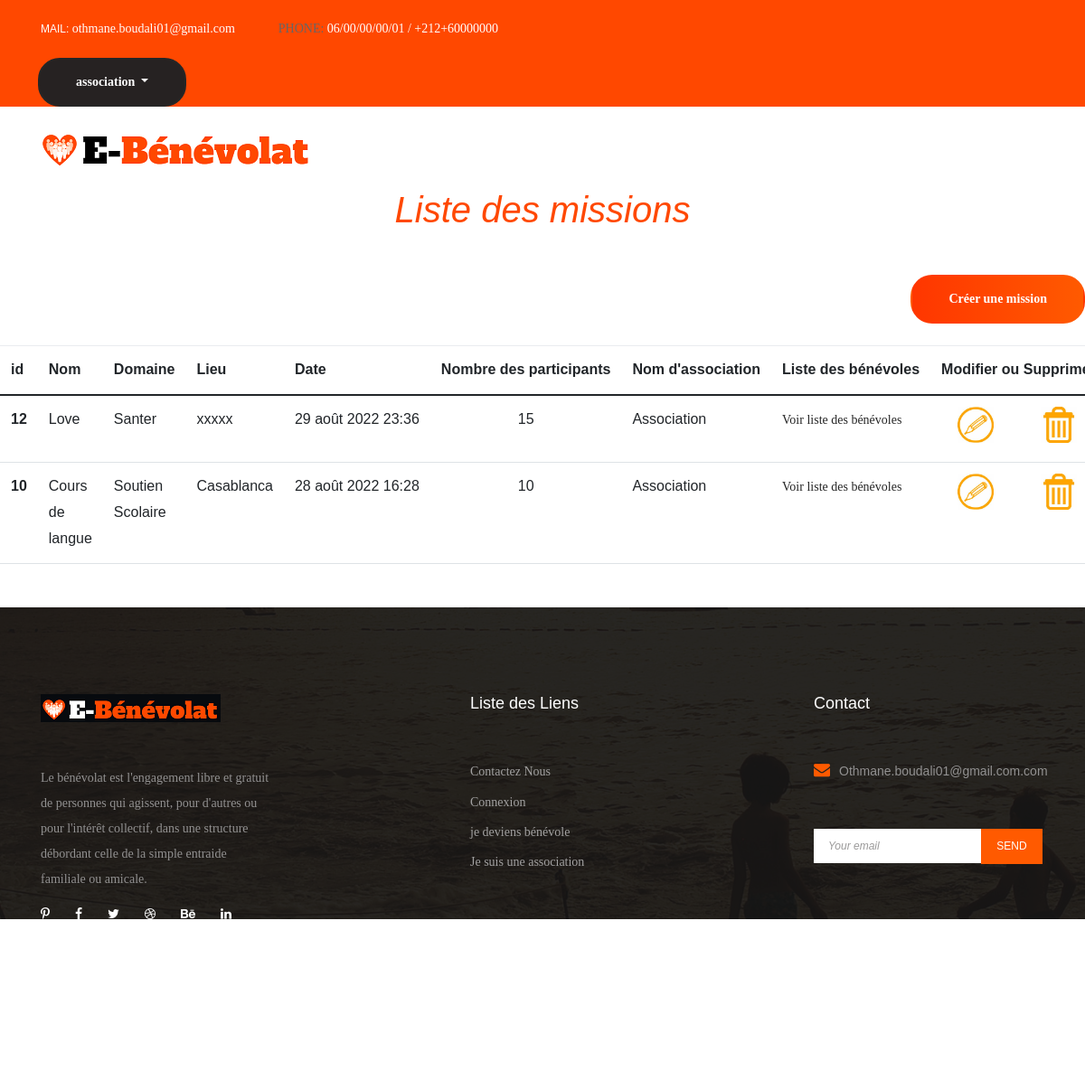
The page /association/ (signed in) on the database its author committed.
### users/models.py (models this page shows, shortened)
class  User(AbstractUser):
    est_association = models.BooleanField(default=False)
    est_benevolat = models.BooleanField(default=False)
    username = models.CharField(max_length=30,unique=True)
    email = models.EmailField()
    password1 = models.CharField(max_length=20,null=True)
    password2 = models.CharField(max_length=20,null=True)

class ProfileAssociation(models.Model):
    nbr_bureau = [
        ('- Choisir une valeur -', '- Choisir une valeur -'),
        ('de 0 a 5', 'de 0 a 5'),
        ('de 5 a 10', 'de 5 a 10'),
        ('de 10 a plus', 'de 10 a plus'),
    ]
    nbr_beneficier = [
        ('- Choisir une valeur -', '- Choisir une valeur -'),
        ('0 a 50', '0 a 50'),
        ('50 a  plus', '50 a  plus'),
    ]
    activiter_prefere = (
        ('Sport', 'Sport'),
        ('Santer', 'Santer'),
        ('Education', 'Education'),
        ('Enseignement', 'Enseignement'),
        ('Entreprenariat', 'Entreprenariat'),
        ('Protection de lenvironnement', 'Protection de lenvironnement'),
        ('Handicap', 'Handicap'),
        ('Droits de la femme', 'Droits de la femme'),
        ('Autres Domaine', 'Autres Domaine'),
        )
    logo = models.ImageField( upload_to='uploads/images',null=True,blank=True)
    user = models.OneToOneField(User,related_name="association",on_delete = models.CASCADE, primary_key = True)
    nom_association = models.CharField(max_length=50)
    nom_complet = models.CharField(max_length=50)
    telephone = models.CharField(max_length=20,null=True, blank=False)
    description = models.TextField(max_length=200,null=True)
    adresse = models.TextField(max_length=100,null=True,blank=True)
    ville = models.CharField(max_length=30,null=True, blank=False)
    nbr_membre_bureau = models.CharField(
        max_length=25, choices=nbr_bureau, default='- Choisir une valeur -')
    nbr_beneficiere = models.CharField(
        max_length=25, choices=nbr_beneficier, default='- Choisir une valeur -')
    siteweb = models.CharField(max_length=40,null=True)
    activiter_prefere  = models.CharField(max_length=100, choices=activiter_prefere)
    accepter_par_admin = models.BooleanField(default=False)

### association/models.py (models this page shows, shortened)
class Mission(models.Model):
        domaine_prefere = (
        ('Sport', 'Sport'),
        ('Santer', 'Santer'),
        ('Soutien Scolaire', 'Soutien Scolaire'),
        ('Aides Sociales', 'Aides Sociales'),
        ('Entreprenariat', 'Entreprenariat'),
        ('Informatique', 'Informatique'),
        ('Animation', 'Animation'),
        )
        nom=models.CharField(max_length=50,null=False,blank=False)
        description=models.CharField(max_length=150,null=False,blank=False)
        date_publier=models.DateTimeField()
        date_modification=models.DateTimeField(auto_now=True)
        date_fin=models.DateTimeField(default=timezone.now)
        domaine=models.CharField(max_length=20, choices=domaine_prefere)
        lieu=models.CharField(max_length=50,null=False,blank=False)
        nombre_participant=models.CharField(max_length=50,null=False,blank=False)
        photo_mission = models.ImageField( upload_to='uploads/images',null=True,blank=True)
        slug=models.SlugField(null=True,blank=True)
        association=models.ForeignKey(User,on_delete = models.CASCADE,null=True,blank=True)
        class Meta:
            ordering = ('-date_publier',)

### association/views.py (the view)
# urls.py: path('', views.association, name='association'),
@login_required(login_url='login_user')
def association(request):
    missions=Mission.objects.filter(association=request.user)
    if not missions.exists():
        messages.warning(request,'Aucun Mission Disponible')
    return render(request, 'home/Association.html', {
        'title': 'Association',
        'missions':missions,
        'mission':mission,
    })

### templates/home/Association.html (shortened to what this page needs)
{% extends 'home/base.html' %} {% block content %}{% load static %}
<h1>Liste des missions</h1>
<div class=" mt-5 pb-5">
  <div class="d-grid gap-2 d-md-flex justify-content-end">
    <a class="btn gradient-bg"  href="{% url 'mission' %}">Créer une mission</a>
  </div>
  <table class="table table-hover mt-4" style="margin: 0px auto;">
    <thead >
    <tr>
        <th scope="col">id</th>
        <th scope="col">Nom</th>
        <th scope="col">Domaine</th>
        <th scope="col">Lieu</th>
        <th scope="col">Date</th>
        <th style="white-space: nowrap;width: 1%;" scope="col">Nombre des participants</th>
        <th style="white-space: nowrap;width: 1%;" scope="col">Nom d'association</th>
        <th style="white-space: nowrap;width: 1%;" scope="col">Liste des bénévoles</th>
        <th style="white-space: nowrap;width: 1%;" scope="col">Modifier ou Supprimer</th>
      </tr>
    </thead>
    <tbody>
      <tr>
        {% for miss in missions %}
        <th scope="row">{{miss.id}}</th>
        <td>{{miss.nom}}</td>
        <td>{{miss.domaine}}</td>
        <td>{{miss.lieu}}</td>
        <td style="white-space: nowrap;width: 1%;" >{{miss.date_publier}}</td>
        <td style="text-align: center;">{{miss.nombre_participant}}</td>
        <td>{{miss.association.association.nom_association}}</td>
        <td><a href="{% url 'tst' %}">Voir liste des bénévoles</a></td>
        <td><a href="{% url 'mission_detail' miss.slug %}">  &nbsp; &nbsp;
          &nbsp;<img alt="modif" src="{% static 'images/modif3.png' %}"
          width="40"
          height="40"
         />
          <img alt="modif"
          src="{% static 'images/modif2.png' %}"
          width="40"
          height="40"/>
        </a>
      </td>
      </tr>
      {% endfor %}
    </tbody>
  </table>
</div>
{% endblock content %}

### templates/home/base.html (shortened to what this page needs)
{% load static %}
<!DOCTYPE html>
<html lang="en">
<head>
    <link href="https://cdn.jsdelivr.net/npm/bootstrap@5.0.0/dist/css/bootstrap.min.css" rel="stylesheet">
    <link rel="stylesheet" type="text/css" href="{% static 'vendor/bootstrap/css/bootstrap.min.css' %}">
    <link rel="stylesheet" type="text/css" href="{% static 'fonts/font-awesome-4.7.0/css/font-awesome.min.css' %}">
    <link rel="stylesheet" type="text/css" href="{% static 'fonts/iconic/css/material-design-iconic-font.min.css' %}">
    <link rel="stylesheet" type="text/css" href="{% static 'vendor/animate/animate.css' %}">
    <link rel="stylesheet" type="text/css" href="{% static 'vendor/css-hamburgers/hamburgers.min.css' %}">
    <link rel="stylesheet" type="text/css" href="{% static 'vendor/animsition/css/animsition.min.css' %}">
    <link rel="stylesheet" type="text/css" href="{% static 'vendor/select2/select2.min.css' %}">
    <link rel="stylesheet" type="text/css" href="{% static 'vendor/daterangepicker/daterangepicker.css'%}">
    <link rel="stylesheet" type="text/css" href="{% static 'css/util.css' %}">
        <link rel="stylesheet" href="{% static 'css/bootstrap.min.css' %}">
        <link rel="stylesheet" href="{% static 'css/bootstrap.css' %}">
        <link rel="stylesheet" href="{% static 'css/font-awesome.min.css' %}">
        <link rel="stylesheet" href="{% static 'css/font-awesome.css' %}">
        <link rel="stylesheet" href="{% static 'css/elegant-fonts.css' %}">
        <link rel="stylesheet" href="{% static 'css/themify-icons.css' %}">
        <link rel="stylesheet " href="{% static 'css/swiper.min.css' %}">
        <link rel="stylesheet " href="{% static 'css/swiper.css' %}">
    <link rel="stylesheet" href="{% static 'css/bootstrap.min.css' %}">
    <link rel="stylesheet" href="{% static 'css/font-awesome.min.css' %}">
    <link rel="stylesheet" href="{% static 'css/elegant-fonts.css' %}">
    <link rel="stylesheet" href="{% static 'css/themify-icons.css' %}">
    <link rel="stylesheet" href="{% static 'css/swiper.min.css' %}">
    <link rel="stylesheet" href="{% static 'css/style.css' %}">
</head>
<body>
    <header class="site-header">
      <div class="top-header-bars">
        <div class="container">
          <div class="row flex-wrap justify-content-center justify-content-lg-between align-items-lg-center">
            <div class="col-12 col-lg-8 d-none d-md-flex flex-wrap justify-content-center justify-content-lg-start mb-3 mb-lg-0">
              <div class="header-bar-emails">
                MAIL: <a href="{% url 'contactez_nous' %}">othmane.boudali01@gmail.com</a>
              </div>
              <div class="header-bar-text">
                <p>
                  PHONE: <span>06/00/00/00/01 / +212+60000000</span>
                </p>
              </div>
            </div>
            {% if user.is_authenticated %}
            <div>
              <div class="vh-header--account">
                <div class="dropdown show">
                  <a style="color: #fff;text-decoration: navajowhite;background: #262222;" class="btn donate-btn dropdown-toggle" href="#" role="button" id="dropdownMenuLink" data-bs-toggle="dropdown" aria-expanded="false">
                    {% if user.est_association %}
                    <span>
                      <strong>
                        {{user.username}}
                      </strong>
                    </span>
                    {% elif user.est_benevolat %}
                      <span class="text-gray text-height-1">
                        {{user.username}}
                      </span>
                    {% endif %}
                  </a>
              </div>
            </div>
            </div>
            {% endif %}
          </div>
        </div>
      </div>
  <div class="nav-bar">
        <div class="container">
          <div class="row">
            <div class="col-12 d-flex flex-wrap justify-content-between align-items-center">
              <div class="site-branding d-flex align-items-center">
                <a class="d-block" href="/" rel="home">
                  <img
                    class="d-block"
                    src="{% static 'images/logo1.png' %}"
                    alt="logo"
                  />
                </a>
              </div>
                {% if user.is_authenticated %}
              </div>
                     {% endif %}
            </div>
          </div>
        </div>
  </header>
    <div>
        {% block content %}
        {% endblock content %}
    </div>
    <footer class="site-footer">
      <div class="footer-widgets">
        <div class="container">
          <div class="row">
            <div class="col-12 col-md-6 col-lg-3">
              <div class="foot-about">
                <h2>
                  <a class="foot-logo" href="#"
                    ><img src="{% static 'images/footer-logo3.png' %}" alt=""
                  /></a>
                </h2>
                <p>
                  Le bénévolat est l'engagement libre et gratuit de personnes qui agissent,
                  pour d'autres ou pour l'intérêt collectif, dans une structure débordant celle de la simple entraide familiale ou amicale.
                </p>
                <ul class="d-flex flex-wrap align-items-center">
                  <li>
                    <a href="#"><i class="fa fa-pinterest-p"></i></a>
                  </li>
                  <li>
                    <a href="#"><i class="fa fa-facebook"></i></a>
                  </li>
                  <li>
                    <a href="#"><i class="fa fa-twitter"></i></a>
                  </li>
                  <li>
                    <a href="#"><i class="fa fa-dribbble"></i></a>
                  </li>
                  <li>
                    <a href="#"><i class="fa fa-behance"></i></a>
                  </li>
                  <li>
                    <a href="#"><i class="fa fa-linkedin"></i></a>
                  </li>
                </ul>
              </div>
            </div>
            <div class="col-12 col-md-6 col-lg-2 mt-5 mt-md-0">
            </div>
            <div class="col-12 col-md-6 col-lg-4 mt-5 mt-md-0">
              <h2>Liste des Liens</h2>
              <ul>
                <li><a href="{% url 'contactez_nous' %}">Contactez Nous</a></li>
                <li><a href="{% url 'login_user' %}">Connexion</a></li>
                <li><a href="{% url 'registerB' %}">je deviens bénévole</a></li>
                <li><a href="{% url 'registerA' %}">Je suis une association</a></li>
              </ul>
            </div>
            <div class="col-12 col-md-6 col-lg-3 mt-5 mt-md-0">
              <div class="foot-contact">
                <h2>Contact</h2>
                <ul>
                  <li>
                    <i class="fa fa-envelope"></i
                    ><span>Othmane.boudali01@gmail.com.com</span>
                  </li>
                </ul>
              </div>
              <div class="subscribe-form">
                <form class="d-flex flex-wrap align-items-center">
                  <input type="email" placeholder="Your email" />
                  <input type="submit" value="send" />
                </form>
              </div>
            </div>
          </div>
        </div>
      </div>
      <div class="footer-bar">
        <div class="container">
          <div class="row">
            <div class="col-12">
              <p class="m-0">
                <i class="fa fa-heart-o" aria-hidden="true"></i> by
                <a  target="_blank">OTHMANE&SOUFIANE</a>
              </p>
            </div>
          </div>
        </div>
      </div>
    </footer>
</body>
</html>

### rows shown on the page
User: username "association"
Mission: id "12", nom "Love", domaine "Santer", lieu "xxxxx", date_publier "29 août 2022 23:36", nombre_participant "15", association.association.nom_association "Association"
Mission: id "10", nom "Cours de langue", domaine "Soutien Scolaire", lieu "Casablanca", date_publier "28 août 2022 16:28", nombre_participant "10", association.association.nom_association "Association"
